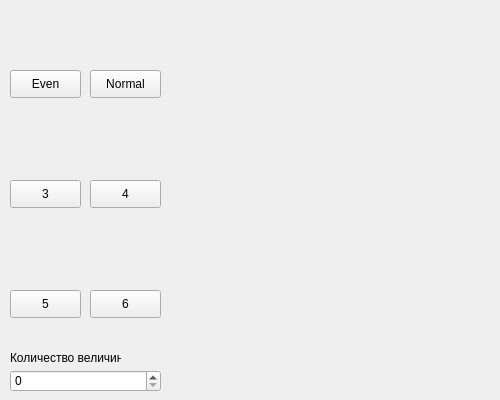
<?xml version="1.0" encoding="UTF-8"?>
<ui version="4.0">
 <class>MainWindow</class>
 <widget class="QMainWindow" name="MainWindow">
  <property name="geometry">
   <rect>
    <x>0</x>
    <y>0</y>
    <width>500</width>
    <height>400</height>
   </rect>
  </property>
  <property name="windowTitle">
   <string>Randomgen</string>
  </property>
  <widget class="QWidget" name="centralwidget">
   <widget class="PlotWidget" name="widget" native="true">
    <property name="geometry">
     <rect>
      <x>170</x>
      <y>70</y>
      <width>321</width>
      <height>251</height>
     </rect>
    </property>
   </widget>
   <widget class="QPushButton" name="pushButton">
    <property name="geometry">
     <rect>
      <x>10</x>
      <y>70</y>
      <width>71</width>
      <height>28</height>
     </rect>
    </property>
    <property name="text">
     <string>Even</string>
    </property>
   </widget>
   <widget class="QPushButton" name="pushButton_2">
    <property name="geometry">
     <rect>
      <x>90</x>
      <y>70</y>
      <width>71</width>
      <height>28</height>
     </rect>
    </property>
    <property name="text">
     <string>Normal</string>
    </property>
   </widget>
   <widget class="QPushButton" name="pushButton_3">
    <property name="geometry">
     <rect>
      <x>90</x>
      <y>180</y>
      <width>71</width>
      <height>28</height>
     </rect>
    </property>
    <property name="text">
     <string>4</string>
    </property>
   </widget>
   <widget class="QPushButton" name="pushButton_4">
    <property name="geometry">
     <rect>
      <x>10</x>
      <y>180</y>
      <width>71</width>
      <height>28</height>
     </rect>
    </property>
    <property name="text">
     <string>3</string>
    </property>
   </widget>
   <widget class="QPushButton" name="pushButton_5">
    <property name="geometry">
     <rect>
      <x>90</x>
      <y>290</y>
      <width>71</width>
      <height>28</height>
     </rect>
    </property>
    <property name="text">
     <string>6</string>
    </property>
   </widget>
   <widget class="QPushButton" name="pushButton_6">
    <property name="geometry">
     <rect>
      <x>10</x>
      <y>290</y>
      <width>71</width>
      <height>28</height>
     </rect>
    </property>
    <property name="text">
     <string>5</string>
    </property>
   </widget>
   <widget class="QSpinBox" name="spinBox">
    <property name="geometry">
     <rect>
      <x>10</x>
      <y>370</y>
      <width>151</width>
      <height>22</height>
     </rect>
    </property>
    <property name="maximum">
     <number>100000</number>
    </property>
   </widget>
   <widget class="QLabel" name="label">
    <property name="geometry">
     <rect>
      <x>10</x>
      <y>350</y>
      <width>111</width>
      <height>16</height>
     </rect>
    </property>
    <property name="text">
     <string>Количество величин</string>
    </property>
   </widget>
  </widget>
 </widget>
 <customwidgets>
  <customwidget>
   <class>PlotWidget</class>
   <extends>QWidget</extends>
   <header location="global">pyqtgraph</header>
   <container>1</container>
  </customwidget>
 </customwidgets>
 <resources/>
 <connections/>
</ui>
